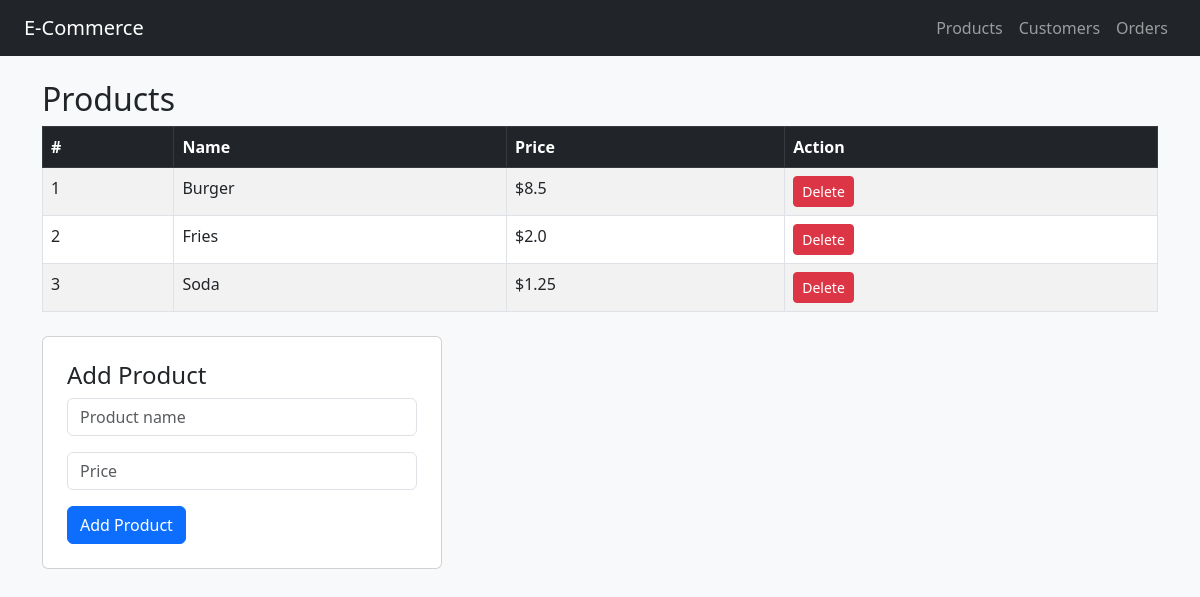
The page /products on the database as committed earlier.
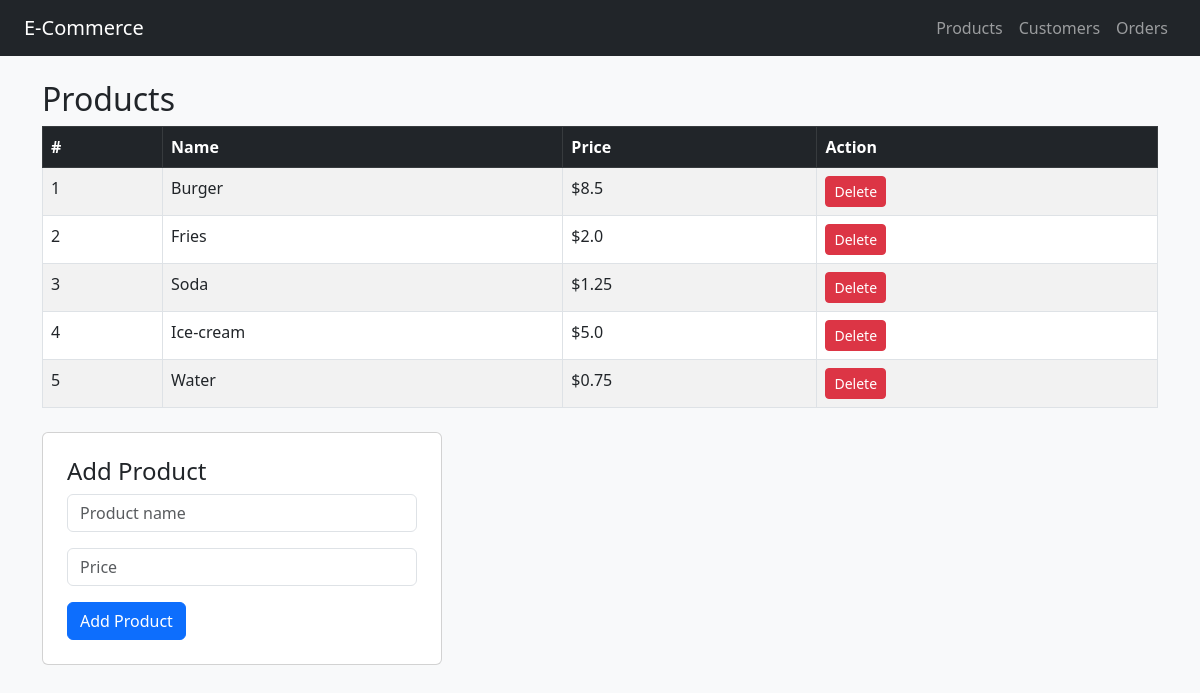
The same page on the database as committed later.
### tables this page shows
CREATE TABLE products (
        id INTEGER PRIMARY KEY AUTOINCREMENT,
        name TEXT NOT NULL,
        price REAL NOT NULL
    );

### app.py (the view)
@app.route('/products', methods=['GET'])
def get_products():
    conn = get_db()
    products = conn.execute('SELECT * FROM products').fetchall()
    conn.close()
    return render_template('products.html', products=products)

### app.py (called while the page is built)
def get_db():
    conn = sqlite3.connect('database.db')
    conn.row_factory = sqlite3.Row
    return conn

### templates/products.html
{% extends "base.html" %}
{% block content %}
    <h2>Products</h2>
    {% if products %}
        <table class="table table-striped table-bordered">
            <thead class="table-dark">
                <tr>
                    <th>#</th>
                    <th>Name</th>
                    <th>Price</th>
                    <th>Action</th>
                </tr>
            </thead>
            <tbody>
                {% for p in products %}
                <tr>
                    <td>{{ p.id }}</td>
                    <td>{{ p.name }}</td>
                    <td>${{ p.price | round(2) }}</td>
                    <td>
                        <form method="POST" action="/products/delete/{{ p.id }}">
                            <button type="submit" class="btn btn-danger btn-sm">Delete</button>
                        </form>
                    </td>
                </tr>
                {% endfor %}
            </tbody>
        </table>
    {% else %}
        <p class="text-muted">No products available.</p>
    {% endif %}
    <div class="card mt-4 p-4" style="max-width: 400px;">
        <h4>Add Product</h4>
        <form method="POST" action="/products">
            <div class="mb-3">
                <input class="form-control" name="name" placeholder="Product name" required>
            </div>
            <div class="mb-3">
                <input class="form-control" name="price" placeholder="Price" required>
            </div>
            <button type="submit" class="btn btn-primary">Add Product</button>
        </form>
    </div>
{% endblock %}

Rows that differ between the two databases and show on the page:
added products: id "4", name "Ice-cream", price "5.0"
added products: id "5", name "Water", price "0.75"
